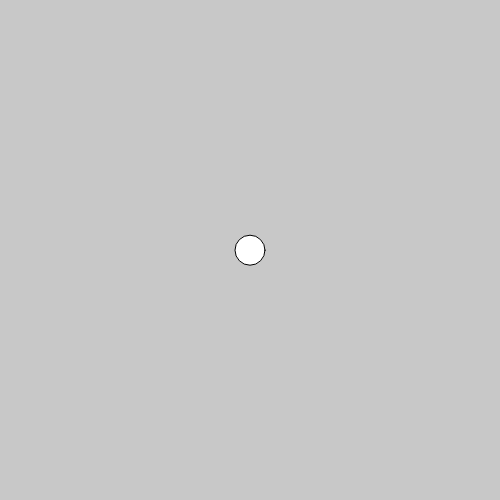
Frame 1 (no input)
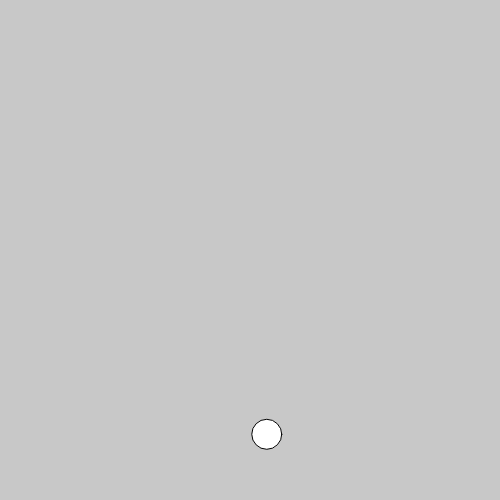
Frame 60 (no input)
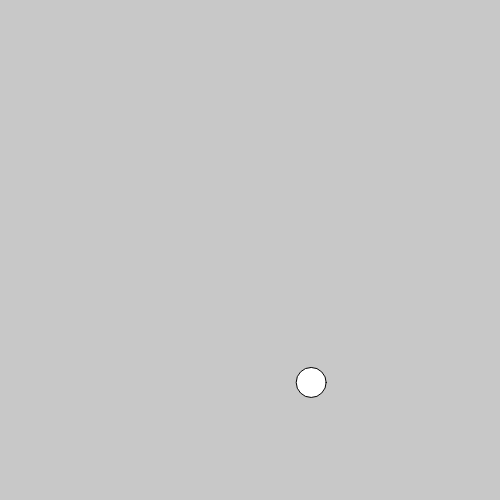
Frame 120 (the mouse pressed at the canvas centre since frame 60)

The p5.js sketch that drew these frames (run headless with seeded random() and noise() and a simulated clock; from frame 60 on, the mouse is pressed at the canvas centre):

// p5.js sketch
// ── sketch.js
var mover

function setup() {
  createCanvas(500, 500);
  mover = new Mover();
}

function draw() {
  var gravity = createVector(0, 0.2);
  var wind = createVector(0.01, 0);
  mover.applyForce(gravity);
  mover.applyForce(wind);

  background(200);
  mover.update();
  mover.display();
}

// ── mover.js
class Mover {
  constructor() {
     this.loc = createVector(width/2, height/2);
     this.vel = createVector(0, 0);
     this.acc = createVector(0, 0);
  }

  applyForce(force){
    this.acc.add(force);
  }

  update() {
    //this.loc = this.loc.x + this.vel.x;
    //this.loc....
    this.vel.add(this.acc);
    this.loc.add(this.vel);
    this.vel.mult(.9955)
    this.acc.mult(0);

    if (this.loc.y > height){
      this.loc.y = height;
      this.vel.y *= -1;
    }

    if (this.loc.x > width){
      this.loc.x = width;
      this.vel.x *= -1;
    }

  }

  display() {
    ellipse(this.loc.x, this.loc.y, 30, 30);
  }
}
